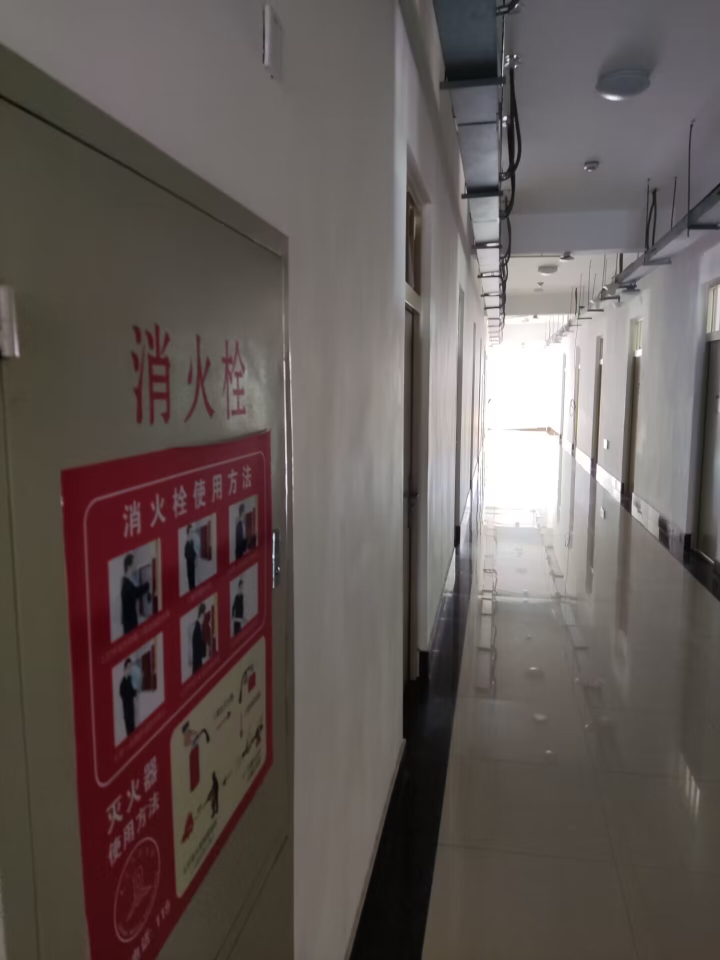
#> input picture resource/1.jpg, 1440 x 1920 px (shown at 1/2 size)
$ python -i Picture_link_method.py   (imports and definitions only)
#> lines starting #> are read from the running program, lines starting #| are printed output that depends on the picture
import cv2 as cv2
import numpy as np

class Stitcher:
    # 两图拼接函数
    def Stitch(self, images, ratio=0.75, reprojThresh=4.0, method=1):
        # 获取输入图片
        (imageB, imageA) = images
        # 检测A、B图片的SIFT关键特征点，并计算特征描述子
        (kpsA, featuresA) = self.detectAndDescribe(imageA)
        (kpsB, featuresB) = self.detectAndDescribe(imageB)

        # 匹配两张图片的所有特征点，返回匹配结果
        M = self.matchKeypoints(kpsA, kpsB, featuresA, featuresB, ratio, reprojThresh, method=method)

        # 如果返回结果为空，没有匹配成功的特征点，退出算法
        if M is None:
            return None

        # 否则，提取匹配结果
        # H是3x3视角变换矩阵
        (matches, H, status) = M
        # 将图片A进行视角变换，result是变换后图片
        result = cv2.warpPerspective(imageA, H, (imageA.shape[1] + imageB.shape[1], imageA.shape[0]))

        # 将图片B传入result图片最左端
        result[0:imageB.shape[0], 0:imageB.shape[1]] = imageB

        # 生成匹配图片
        vis = self.drawMatches(imageA, imageB, kpsA, kpsB, matches, status)

        return (result, vis)

    # [94 lines left out: functions detectAndDescribe, matchKeypoints, drawMatches, not called in this run]

>>> import cv2
>>> picture = cv2.imread('1.jpg', cv2.IMREAD_GRAYSCALE)
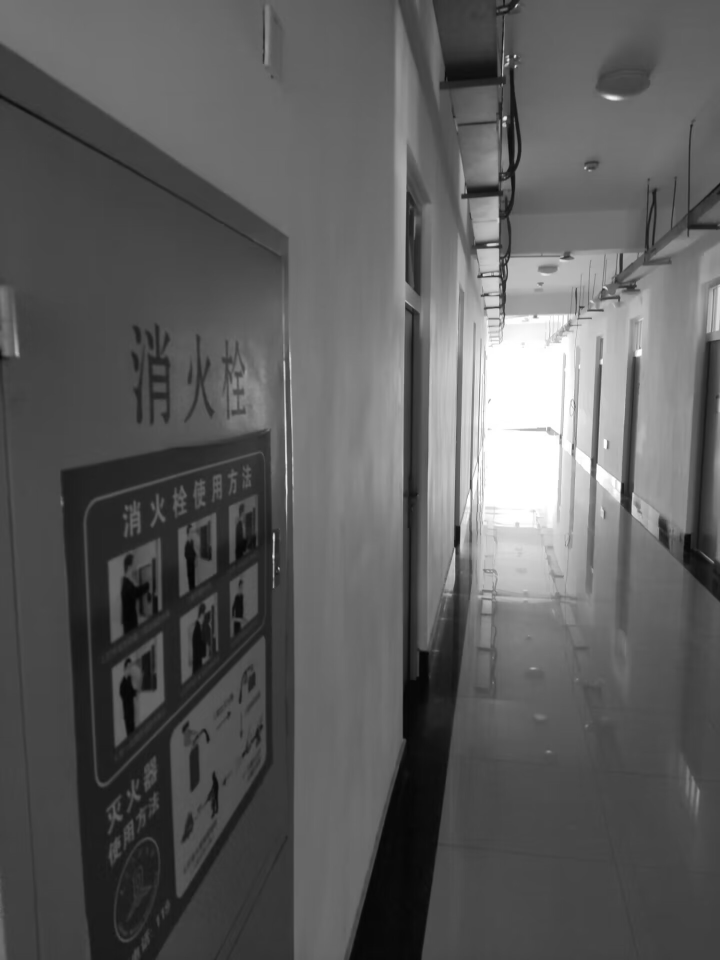
#> picture: shape (1920, 1440) (shown at 1/2 size); min 3, max 255, mean 92.3
>>> result = Stitcher().Stitch(picture)
#> (the run stopped early here; a loop or call above may not have finished)
